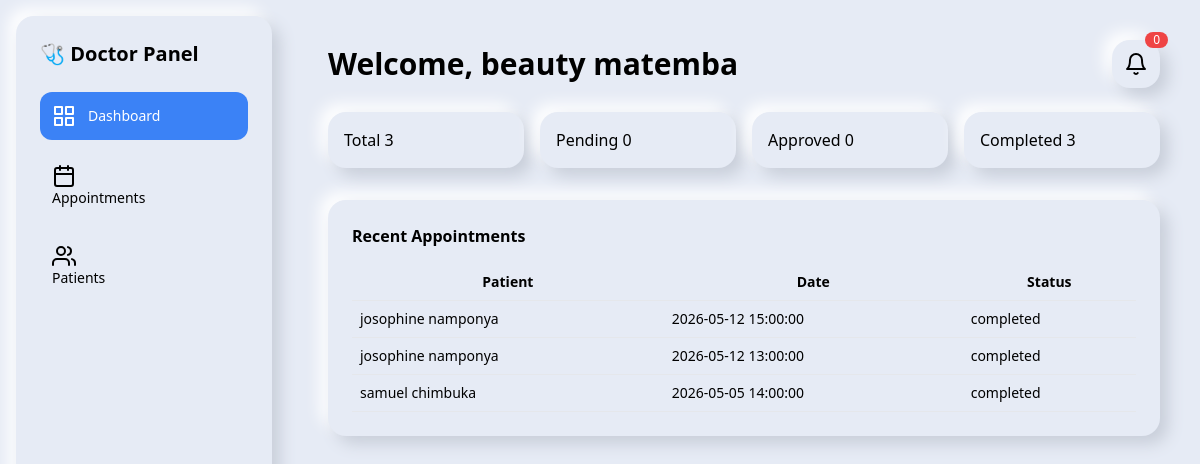
The page /doctors.php (signed in) on the database its author committed.
### tables this page shows
CREATE TABLE IF NOT EXISTS `appointments` (
  `id` int NOT NULL AUTO_INCREMENT,
  `patient_id` int NOT NULL,
  `doctor_id` int NOT NULL,
  `appointment_date` datetime NOT NULL,
  `reason` text,
  `status` enum('pending','approved','rejected','completed') DEFAULT 'pending',
  `created_at` timestamp NULL DEFAULT CURRENT_TIMESTAMP,
  PRIMARY KEY (`id`),
  KEY `patient_id` (`patient_id`),
  KEY `doctor_id` (`doctor_id`)
);

CREATE TABLE IF NOT EXISTS `users` (
  `id` int NOT NULL AUTO_INCREMENT,
  `name` varchar(100) NOT NULL,
  `email` varchar(150) NOT NULL,
  `national_identification` varchar(50) NOT NULL,
  `password` varchar(255) NOT NULL,
  `role` enum('patient','doctor','admin') NOT NULL DEFAULT 'patient',
  `created_at` timestamp NULL DEFAULT CURRENT_TIMESTAMP,
  `status` varchar(20) DEFAULT 'active',
  `profile_image` varchar(255) DEFAULT NULL,
  PRIMARY KEY (`id`),
  UNIQUE KEY `email` (`email`),
  UNIQUE KEY `national_identification` (`national_identification`)
);

### doctors.php (the view, shortened to what this page needs)
<?php
require "db.php";
$doctor = $_SESSION['user'];
$doctor_id = $doctor['id'];
$stmt = $conn->prepare("
    SELECT
        (SELECT COUNT(*) FROM appointments WHERE doctor_id=?) AS total,
        (SELECT COUNT(*) FROM appointments WHERE doctor_id=? AND status='pending') AS pending,
        (SELECT COUNT(*) FROM appointments WHERE doctor_id=? AND status='approved') AS approved,
        (SELECT COUNT(*) FROM appointments WHERE doctor_id=? AND status='completed') AS completed
");
$stmt->bind_param("iiii", $doctor_id, $doctor_id, $doctor_id, $doctor_id);
$stmt->execute();
$stats = $stmt->get_result()->fetch_assoc();
$stmt = $conn->prepare("
    SELECT a.*, u.name AS patient_name
    FROM appointments a
    JOIN users u ON u.id = a.patient_id
    WHERE a.doctor_id=?
    ORDER BY a.appointment_date DESC
    LIMIT 10
");
$stmt->bind_param("i", $doctor_id);
$stmt->execute();
$appointments = $stmt->get_result();
$notif = $conn->prepare("
    SELECT * FROM notifications
    WHERE user_id=? AND is_read=0
    ORDER BY created_at DESC
");
$notif->bind_param("i", $doctor_id);
$notif->execute();
$notifications = $notif->get_result();
?>
<!DOCTYPE html>
<html>
<head>
<script src="https://cdn.tailwindcss.com"></script>
</head>
<body class="bg-[#e6ebf5] dark:bg-[#0B1220]">
<div class="flex min-h-screen">
<aside class="w-64 card m-4 p-6">
    <h1 class="font-bold text-xl mb-6">🩺 Doctor Panel</h1>
    <div class="space-y-3 text-sm">
        <div class="flex items-center gap-3 p-3 bg-blue-500 text-white rounded-xl">
            <i data-feather="grid"></i> Dashboard
        </div>
        <a href="doctor_appointments.php" class="block p-3 rounded-xl hover:bg-gray-200">
            <i data-feather="calendar"></i> Appointments
        </a>
        <a href="patients.php" class="block p-3 rounded-xl hover:bg-gray-200">
            <i data-feather="users"></i> Patients
        </a>
    </div>
</aside>
<main class="flex-1 p-10">
<div class="flex justify-between items-center mb-6">
    <h2 class="text-3xl font-bold">Welcome, <?= $doctor['name'] ?></h2>
    <div class="relative card p-3">
        <i data-feather="bell"></i>
        <span id="notifCount"
              class="absolute -top-2 -right-2 bg-red-500 text-white text-xs px-2 rounded-full">
            <?= $notifications->num_rows ?>
        </span>
    </div>
</div>
<div class="grid grid-cols-4 gap-4 mb-8">
<div class="card p-4">Total <?= $stats['total'] ?></div>
<div class="card p-4">Pending <?= $stats['pending'] ?></div>
<div class="card p-4">Approved <?= $stats['approved'] ?></div>
<div class="card p-4">Completed <?= $stats['completed'] ?></div>
</div>
<div class="card p-6">
<h3 class="font-bold mb-4">Recent Appointments</h3>
<table class="w-full text-sm">
<tr class="border-b">
<th class="p-2">Patient</th>
<th class="p-2">Date</th>
<th class="p-2">Status</th>
</tr>
<?php while($a = $appointments->fetch_assoc()): ?>
<tr class="border-b">
<td class="p-2"><?= $a['patient_name'] ?></td>
<td class="p-2"><?= $a['appointment_date'] ?></td>
<td class="p-2"><?= $a['status'] ?></td>
</tr>
<?php endwhile; ?>
</table>
</div>
</main>
</div>
</body>
</html>

### doctors.php (style rules this page uses)
.card { background:#e6ebf5; border-radius:18px; box-shadow:8px 8px 16px #c8ced9,-8px -8px 16px #fff; }

### rows shown on the page
appointments: users.name "josophine namponya", appointment_date "2026-05-12 15:00:00", status "completed"
appointments: users.name "josophine namponya", appointment_date "2026-05-12 13:00:00", status "completed"
appointments: users.name "samuel chimbuka", appointment_date "2026-05-05 14:00:00", status "completed"

### other values the page prints
$doctor['name'] "beauty matemba"
$notifications->num_rows "0"
$stats['total'] "3"
$stats['pending'] "0"
$stats['approved'] "0"
$stats['completed'] "3"
